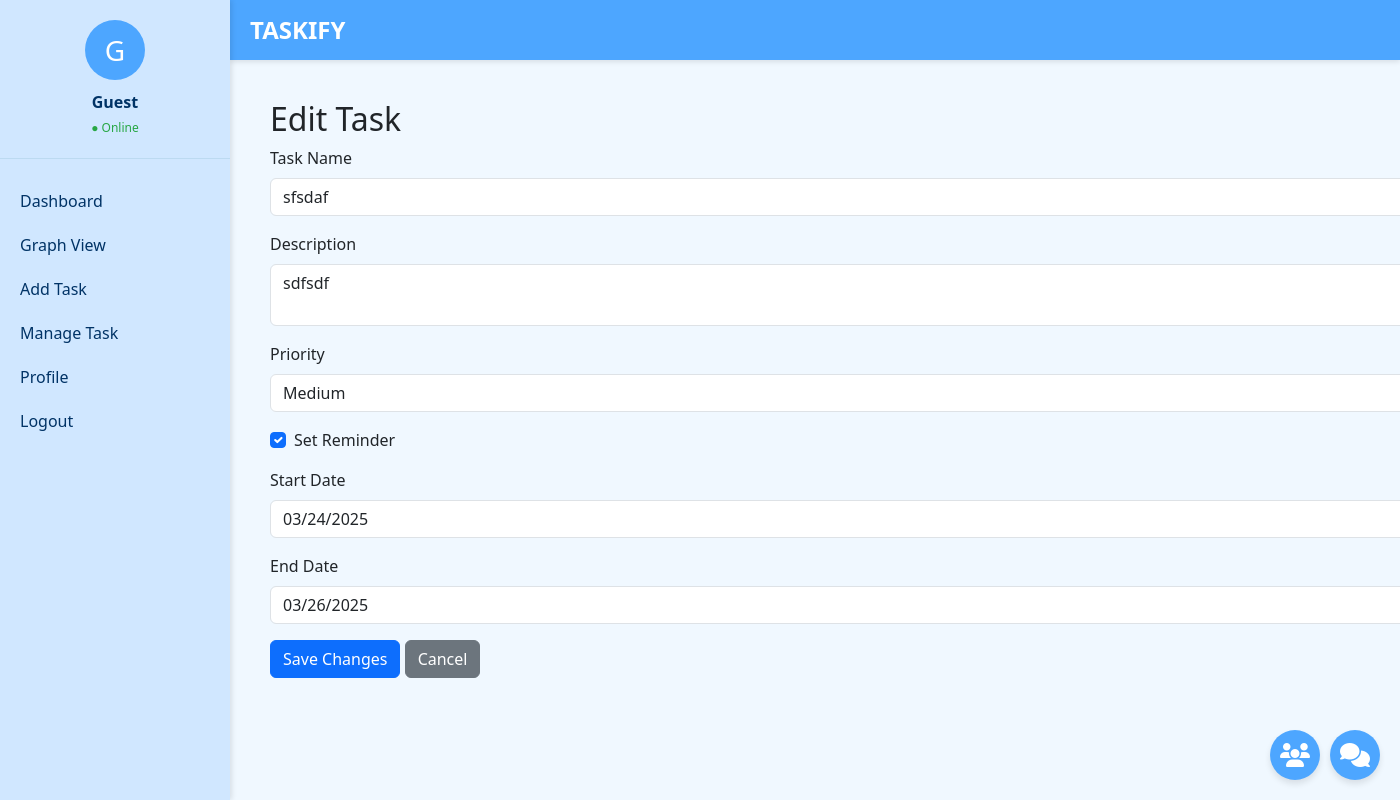
Screenshot of /edit/1 with the database file from the repository.
### tables this page shows
CREATE TABLE task (id integer NOT NULL PRIMARY KEY AUTOINCREMENT, 
task_name varchar(255) NOT NULL, description text NOT NULL, 
priority varchar(10) NOT NULL, reminder bool NOT NULL, 
created_at datetime NOT NULL, end_date date NULL,
 start_date date NULL, created_by_id integer NOT NULL,
 status varchar(100));

### main.py (the view)
@app.route('/edit/<int:task_id>', methods=['GET', 'POST'])
def edit_task(task_id):
    conn = connect()
    cursor = conn.cursor()
    if request.method == 'POST':
        task_name = request.form['task_name']
        description = request.form['description']
        priority = request.form['priority']
        reminder = request.form.get('reminder') == 'on'
        start_date = request.form['start_date']
        end_date = request.form['end_date']
        cursor.execute('''
            UPDATE task SET task_name = ?, description = ?, priority = ?, reminder = ?,
            start_date = ?, end_date = ? WHERE id = ?
        ''', (task_name, description, priority, reminder, start_date, end_date, task_id))
        conn.commit()
        conn.close()
        return redirect(url_for('dashboard'))  # Update this to your dashboard route
    else:
        cursor.execute('SELECT * FROM task WHERE id = ?', (task_id,))
        task = cursor.fetchone()
        conn.close()
        return render_template('edit_task.html', task=task)

### main.py (called while the page is built)
def connect():
	return sqlite3.connect("tasify.db")

### templates/edit_task.html (shortened to what this page needs)
{% extends "layout.html" %}
{% block content %}
<h2>Edit Task</h2>
<form method="POST">
    <div class="mb-3">
        <label for="task_name" class="form-label">Task Name</label>
        <input type="text" class="form-control" name="task_name" value="{{ task[1] }}" required>
    </div>
    <div class="mb-3">
        <label for="description" class="form-label">Description</label>
        <textarea class="form-control" name="description" required>{{ task[2] }}</textarea>
    </div>
    <div class="mb-3">
        <label for="priority" class="form-label">Priority</label>
        <select class="form-select" name="priority" required>
            <option value="Medium" {% if task[3]=='Medium' %}selected{% endif %}>Medium</option>
        </select>
    </div>
    <div class="mb-3 form-check">
        <input type="checkbox" class="form-check-input" name="reminder" {% if task[4] %}checked{% endif %}>
        <label class="form-check-label">Set Reminder</label>
    </div>
    <div class="mb-3">
        <label for="start_date" class="form-label">Start Date</label>
        <input type="date" class="form-control" name="start_date" value="{{ task[7] }}">
    </div>
    <div class="mb-3">
        <label for="end_date" class="form-label">End Date</label>
        <input type="date" class="form-control" name="end_date" value="{{ task[6] }}">
    </div>
    <button type="submit" class="btn btn-primary">Save Changes</button>
    <a href="{{ url_for('dashboard') }}" class="btn btn-secondary">Cancel</a>
</form>
{% endblock %}

### templates/layout.html (style rules this page uses)
body { margin: 0; font-family: "Segoe UI", Tahoma, Geneva, Verdana, sans-serif; background-color: #f0f8ff; }

### rows the page displays
task: task_name "sfsdaf", description "sdfsdf", priority "Medium", reminder "☑", start_date "03/24/2025", end_date "03/26/2025"

### other values shown
{{ session.get("username", "G")[:1].upper() }} "G"
{{ session.get("username", "Guest") }} "Guest"
